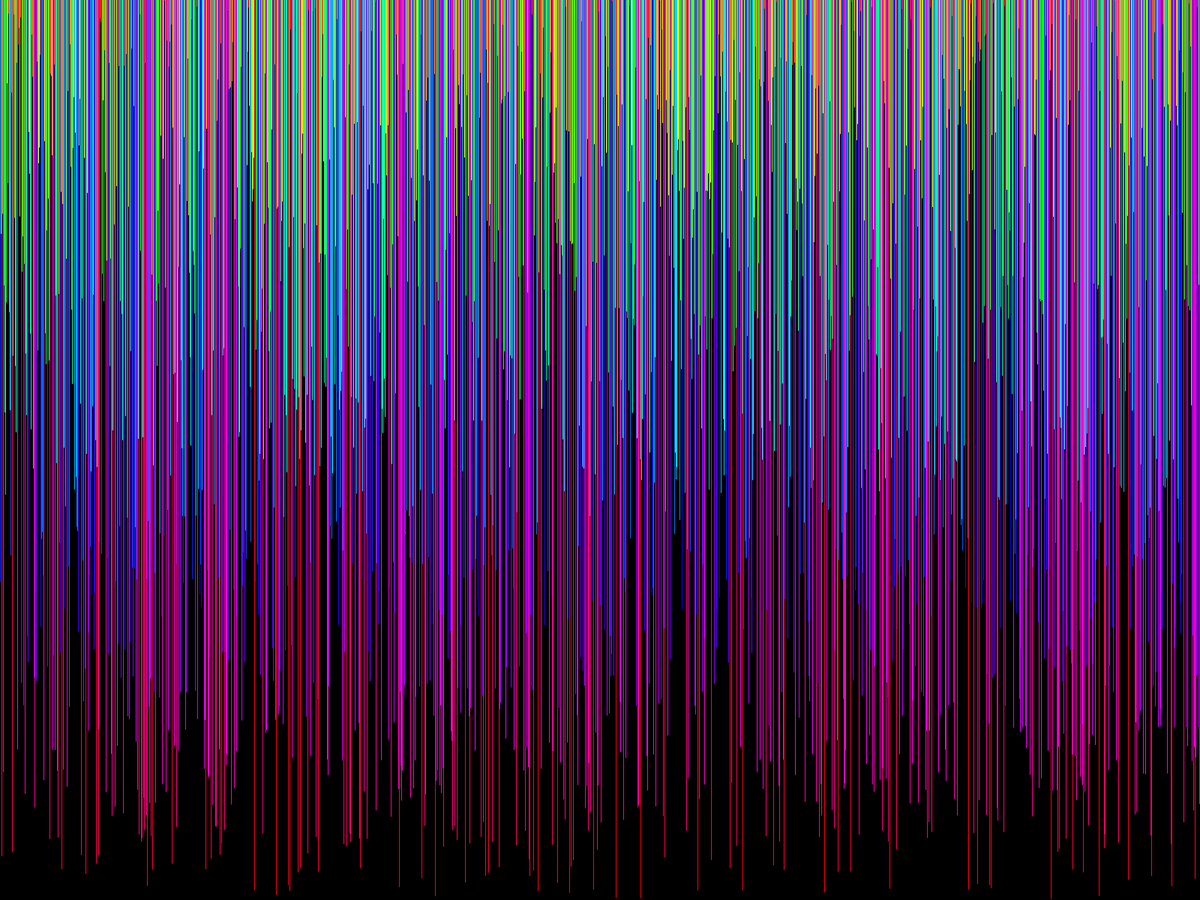
Frame 1 (no input)
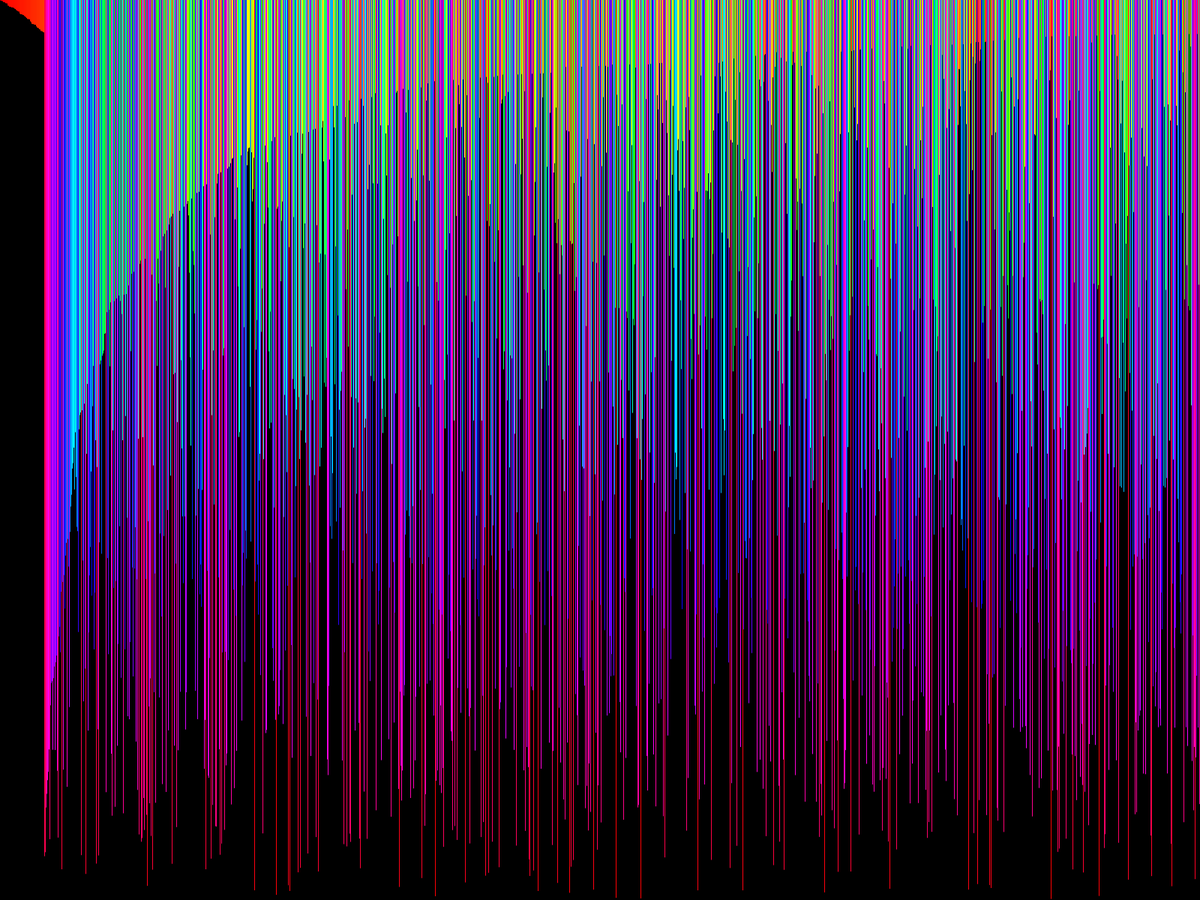
Frame 60 (the mouse pressed at the canvas centre just before this capture)
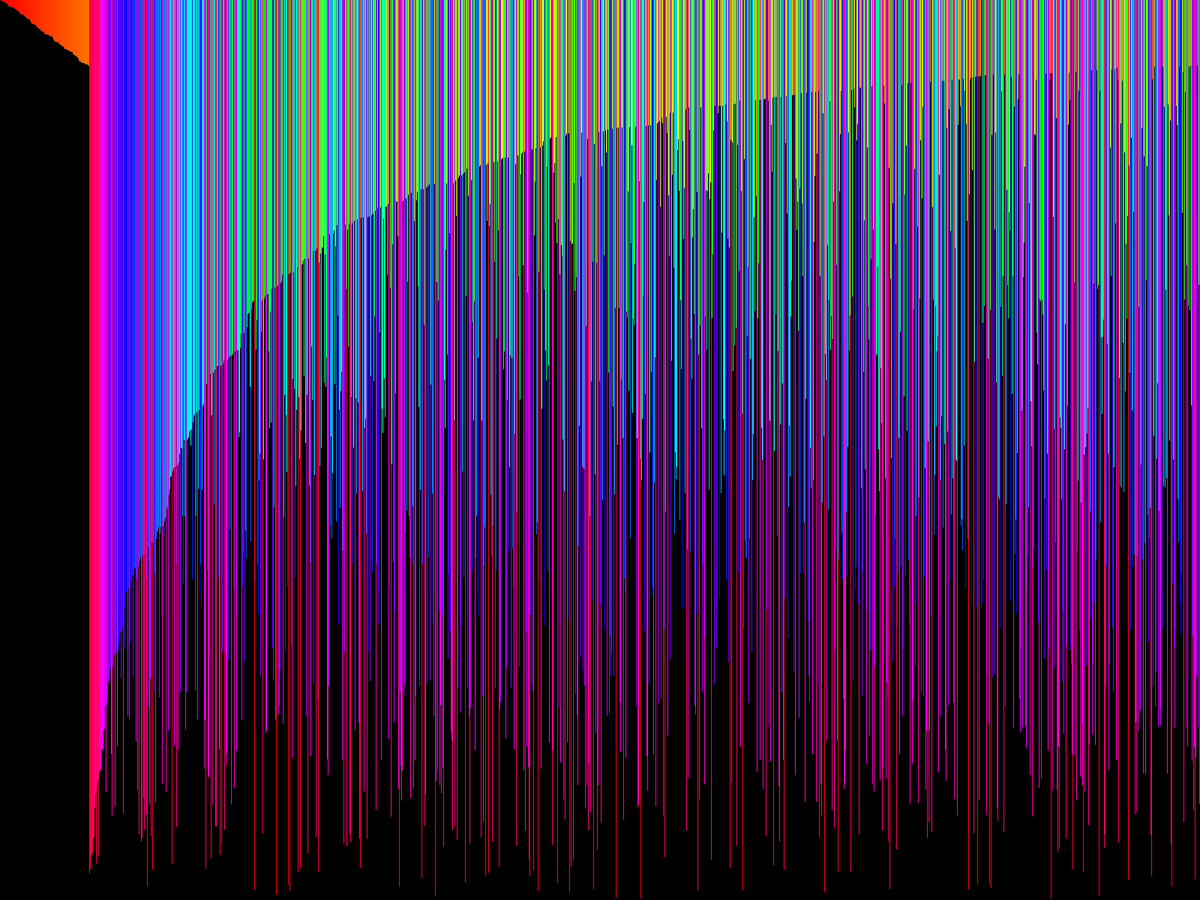
Frame 120 (the mouse held since frame 60 and released just before this capture)

The Processing sketch that drew these frames (run headless with seeded random() and noise(); from frame 60 on, the mouse is pressed at the canvas centre):

// Processing sketch: OndenarBurbuja
// ── OndenarBurbuja.pde
float[] Valores;

int SuperI = 0;
int SuperJ = SuperI +1;
int CantidadLineas;//= widt;

void setup() {
  //size(600, 300);
  fullScreen();
  CantidadLineas = width;
  Valores = new float[ CantidadLineas];
  for (int i = 0; i< CantidadLineas; i++) {
    Valores[i] = random(100);
  }
  colorMode(HSB, 100);
  noStroke();

  /*for (int i = 0; i< 600; i++) {
   for (int j = i +1; j< 600; j++) {
   if (Valores[i] > Valores[j]) {
   float ValorTMP =  Valores[i];
   Valores[i] = Valores[j];
   Valores[j] = ValorTMP;
   }
   }
   }*/

  frameRate(120);
}

void draw() {
  background(0);
  for (int i = 0; i<  CantidadLineas; i++) {
    fill(Valores[i], 100, 100);
    rect(i, 0, 1, Valores[i]*(height/100));
  }

  for (int j =  SuperI + 1; j<  CantidadLineas; j++) {
    if (Valores[SuperI] > Valores[j]) {
      float ValorTMP =  Valores[SuperI];
      Valores[SuperI] = Valores[j];
      Valores[j] = ValorTMP;
    }
  }
  SuperI++;
}

void mouseClicked() {
  for (int i = 0; i< CantidadLineas; i++) {
    Valores[i] = random(100);
  }
  SuperI= 0;
}
